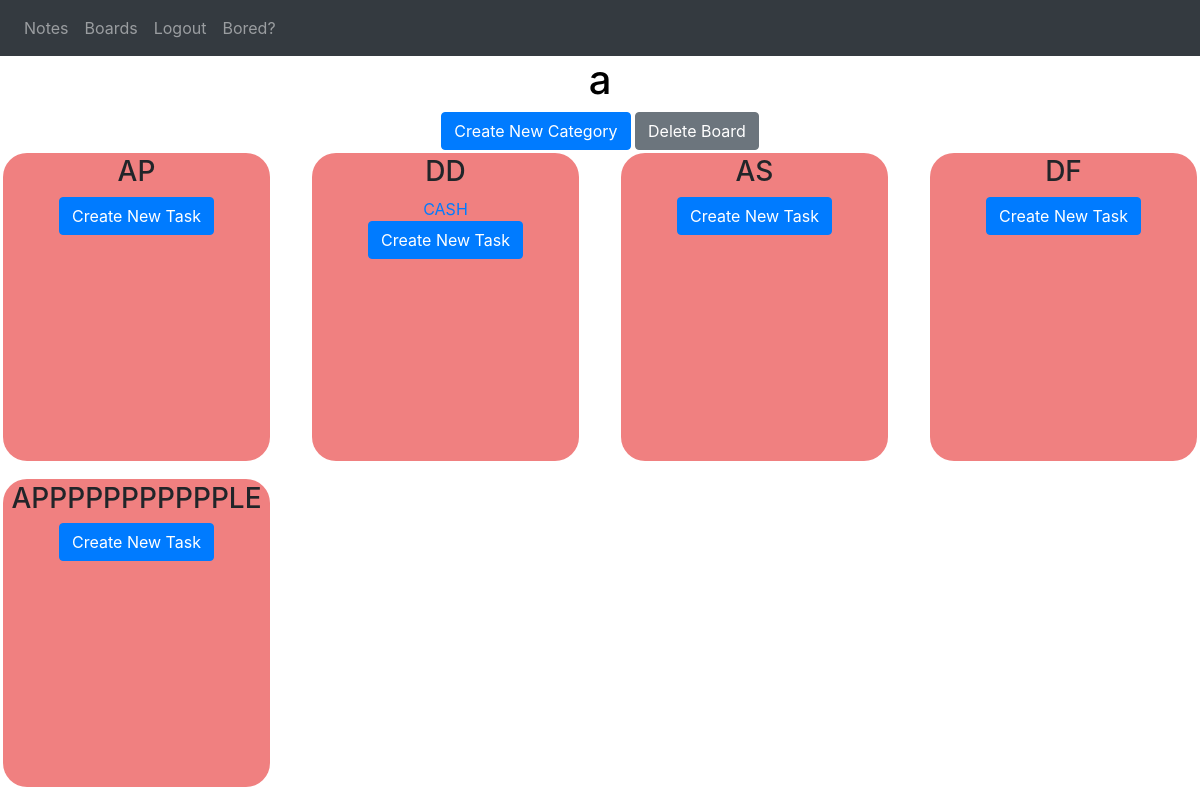
/boards/a (signed in), run on the app's committed database.
### website/models.py (models this page shows)
class Board(db.Model):
    id = db.Column(db.Integer, primary_key = True)
    name = db.Column(db.String(100))
    date = db.Column(db.DateTime(timezone=True), default=func.now())
    category_num = db.Column(db.Integer)
    categories = db.relationship('Category')
    tasks = db.relationship('Task')
    user_id = db.Column(db.Integer, db.ForeignKey('user.id'))

class Category(db.Model):
    id = db.Column(db.Integer, primary_key = True)
    name = db.Column(db.String(100))
    user_id = db.Column(db.Integer, db.ForeignKey('user.id'))
    board_id = db.Column(db.Integer,db.ForeignKey('board.id'))
    tasks = db.relationship('Task')

class Task(db.Model):
    id = db.Column(db.Integer, primary_key = True)
    created = db.Column(db.DateTime(timezone = True), default = func.now())
    due_date = db.Column(db.DateTime(timezone = True))
    name = db.Column(db.String(100))
    description = db.Column(db.String(10000))
    completed = db.Column(db.Boolean, default = False)
    category = db.Column(db.Integer, db.ForeignKey('category.id'))
    board = db.Column(db.Integer, db.ForeignKey('board.id'))
    user_id = db.Column(db.Integer, db.ForeignKey('user.id'))

### website/views.py (the view)
@views.route('/boards/<board>', methods = ['GET'])
@login_required
def view_board(board):
    return render_template("boardview.html", user = current_user, board = board, edit_title = True)

### website/__init__.py (called while the page is built)
def create_app():
    app = Flask(__name__)
    app.config['SECRET_KEY'] = 'hjshjhdjah kjshkjdhjs'
    app.config['SQLALCHEMY_DATABASE_URI'] = f'sqlite:///{DB_NAME}'
    app.config['SQLALCHEMY_TRACK_MODIFICATIONS'] = False
    db.init_app(app)
    from .views import views
    from .auth import auth
    app.register_blueprint(views, url_prefix='/')
    app.register_blueprint(auth, url_prefix='/')
    from .models import User, Note, Board, Task, Category
    create_database(app)
    login_manager = LoginManager()
    login_manager.login_view = 'auth.login'
    login_manager.init_app(app)
    @login_manager.user_loader
    def load_user(id):
        return User.query.get(int(id))
    return app

### website/templates/boardview.html (shortened to what this page needs)
{% extends "base.html" %}{% block title %} {{ board }} {% endblock%}
{% block style %}
<link rel="stylesheet" href="{{ url_for('static', filename = 'boardView.css') }}" />
{% endblock %}
{% block content %}
{% for boardObject in user.boards%}
{% if boardObject.name == board %}
{% set boardname = boardObject.name|string %}
<div class="board-title" id="board-title-div">
<h1 align="center"
id="board-title"
class="title"
ondblclick="editTitleDisplay()"
name="board-title">
{{ boardname }}
</h1>
</div>
<div align="center">
<button
class="btn btn-primary"
id="create-category-button"
onclick="showCategoryCreation()"
>
Create New Category
</button>
<button
onclick="deleteBoard({{ boardObject.id }})"
id="deleteBoard"
class="btn btn-secondary"
href="/boards"
>
Delete Board
</button>
</div>
<div
class="board_content"
id="envelop_content" >
{% for cat in boardObject.categories %}
<div class="category_container" name="{{ cat.name }}">
    <h3 align="center" class="category_name {{cat.id}}" ondblclick="editCategoryDisplay('{{cat.id}}')", id="category-title-{{cat.id}} " >{{ cat.name }}</h3>
    <ul class="task_list">
    {% for task in cat.tasks%}
    {% if task.completed == False %}
    <li align="center" class="task-item-incompleted">
        <a class="edit_task_link" href="/boards/{{boardObject.name}}/{{cat.name}}/{{task.id}}">
            <span class="incompleted-task-text">{{task.name}}</span>
        </a>
    </li>
    {% endif %}
    {% endfor %}
    </ul>
    <div id="new-task-container-div" class="new-task-container" align="center">
    <button
    class="btn btn-primary"
    id="createTask"
    onclick="showTaskCreation({{ boardObject.id }}, {{ cat.id }} )"
    >
    Create New Task
    </button>
    </div>
</div>
{% endfor %}
</div>
{% endif %}
{% endfor %}
{% endblock %}

### website/static/boardView.css (style rules this page uses)
body { width: 100%; height: 80vh; }
div#board-title-div { align-items: center; display:block; width:100%; min-width: 100%; }
:root { --show-title: block; --show-input-box: None; --show-changename-button: None; }
h1#board-title { color:black; display: var(--show-title); }
.board_content { width: 100%; position: relative; min-height: 80vh; gap: 2% 3%; background-color: none; margin-bottom: 1%; }
@media only screen and (min-width: 800px) { .board_content { display: grid; grid-template-columns: repeat(4, 1fr); } }
.category_container { background-color: lightcoral; border-radius: 1.5em; min-height: 10em; padding: 1%; margin: 1%; }
li.task-item-incompleted { text-decoration: none; }
ul.task_list { list-style-type: none; margin: 0; padding: 0; }

### data on the page
Board: name "a"
Category: name "AP"
Category: name "DD"
Task: name "CASH"
Category: name "AS"
Category: name "DF"
Category: name "APPPPPPPPPPPLE"
